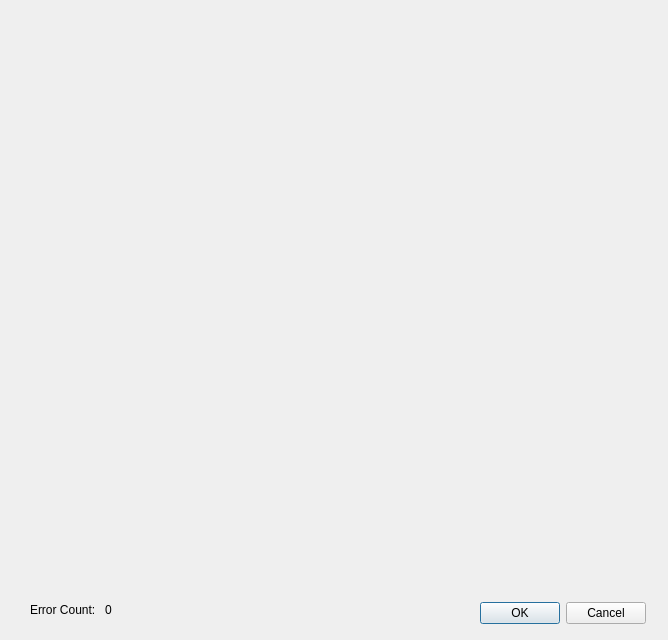
<?xml version="1.0" encoding="UTF-8"?>
<ui version="4.0">
 <class>EditParsedReferences</class>
 <widget class="QDialog" name="EditParsedReferences">
  <property name="geometry">
   <rect>
    <x>0</x>
    <y>0</y>
    <width>668</width>
    <height>640</height>
   </rect>
  </property>
  <property name="windowTitle">
   <string>Dialog</string>
  </property>
  <widget class="QDialogButtonBox" name="buttonBox">
   <property name="geometry">
    <rect>
     <x>470</x>
     <y>600</y>
     <width>176</width>
     <height>27</height>
    </rect>
   </property>
   <property name="orientation">
    <enum>Qt::Horizontal</enum>
   </property>
   <property name="standardButtons">
    <set>QDialogButtonBox::Cancel|QDialogButtonBox::Ok</set>
   </property>
  </widget>
  <widget class="QWidget" name="layoutWidget">
   <property name="geometry">
    <rect>
     <x>30</x>
     <y>600</y>
     <width>104</width>
     <height>19</height>
    </rect>
   </property>
   <layout class="QHBoxLayout" name="horizontalLayout">
    <item>
     <widget class="QLabel" name="label">
      <property name="text">
       <string>Error Count: </string>
      </property>
     </widget>
    </item>
    <item>
     <widget class="QLabel" name="label_2">
      <property name="text">
       <string>0</string>
      </property>
     </widget>
    </item>
   </layout>
  </widget>
 </widget>
 <resources/>
 <connections>
  <connection>
   <sender>buttonBox</sender>
   <signal>accepted()</signal>
   <receiver>EditParsedReferences</receiver>
   <slot>accept()</slot>
   <hints>
    <hint type="sourcelabel">
     <x>248</x>
     <y>254</y>
    </hint>
    <hint type="destinationlabel">
     <x>157</x>
     <y>274</y>
    </hint>
   </hints>
  </connection>
  <connection>
   <sender>buttonBox</sender>
   <signal>rejected()</signal>
   <receiver>EditParsedReferences</receiver>
   <slot>reject()</slot>
   <hints>
    <hint type="sourcelabel">
     <x>316</x>
     <y>260</y>
    </hint>
    <hint type="destinationlabel">
     <x>286</x>
     <y>274</y>
    </hint>
   </hints>
  </connection>
 </connections>
</ui>
